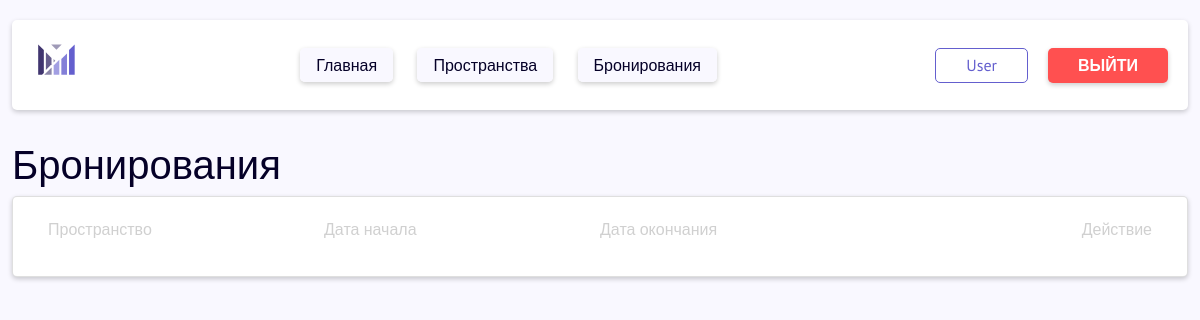
/bookings/ (signed in), run on an earlier commit of the app's database.
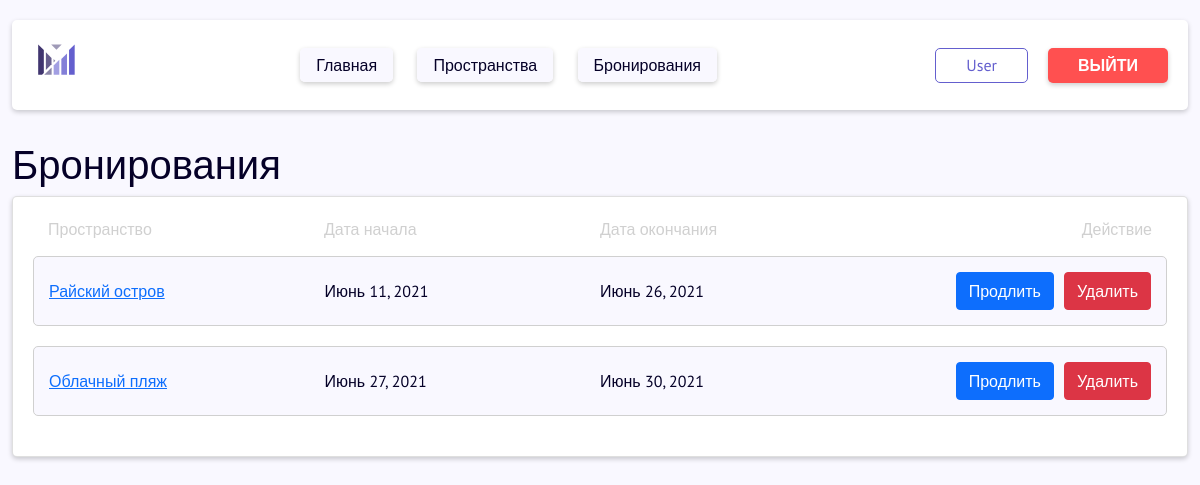
And on a later commit of the database.
### coworking/apps/bookings/models.py (models this page shows, shortened)
class Booking(models.Model):
    start_date = models.DateTimeField('Дата начала брони')
    end_date = models.DateTimeField('Дата окончания брони')
    space = models.ForeignKey('spaces.Space', on_delete=models.CASCADE)
    user = models.ForeignKey(settings.AUTH_USER_MODEL, on_delete=models.CASCADE)
    class Meta:
        verbose_name = 'Бронь'
        verbose_name_plural = 'Бронирования'

### coworking/apps/spaces/models.py (models this page shows)
class Space(models.Model):
    address = models.CharField('Адрес', max_length=60)
    capacity = models.IntegerField('Вместимость')
    name = models.CharField('Название', max_length=30)
    area = models.IntegerField('Площадь')
    daily_cost = models.IntegerField('Цена за день')
    description = models.TextField('Описание')
    photo = models.ImageField(upload_to='coworking/static/img/spaces-images', default='')
    feature = models.ManyToManyField(Feature)
    def __str__(self):
        return self.name
    class Meta:
        verbose_name = 'Пространство'
        verbose_name_plural = 'Пространства'

### coworking/apps/bookings/views.py (the view)
# urls.py: path('', views.index, name='index'),
def index(request):
    bookings = Booking.objects.all().order_by('start_date')
    data = {
        'bookings': bookings,
    }
    return render(request, 'cabinet/bookings.html', data)

### coworking/templates/cabinet/bookings.html (shortened to what this page needs)
{% extends 'layout.html' %}
{% block content %}
  {% include 'header.html' %}
  <main class="main">
    <div class="container-fluid">
      {% if request.user.is_authenticated %}
        <h1 class="text-start">Бронирования</h1>
        <div class="card">
          <div class="bookings-card-head">
            <div class="list__item__field bookings-card__space">
              <span class="bookings-card-head__text">Пространство</span>
            </div>
            <div class="list__item__field bookings-card__start-date">
              <span class="bookings-card-head__text">Дата начала</span>
            </div>
            <div class="list__item__field bookings-card__end-date">
              <span class="bookings-card-head__text">Дата окончания</span>
            </div>
            <div class="list__item__field bookings-card__action">
              <span class="bookings-card-head__text">Действие</span>
            </div>
          </div>
          <ul class="list">
            {% for el in bookings %}
              {% if request.user.id == el.user.id %}
                <li class="list__item">
                  <div class="list__item__field bookings-card__space">
                    <a href="/spaces/{{ el.space.id }}" class="list__item__text">{{ el.space }}</a>
                  </div>
                  <div class="list__item__field bookings-card__start-date">
                    <span class="list__item__text">{{ el.start_date.date }}</span>
                  </div>
                  <div class="list__item__field bookings-card__end-date">
                    <span class="list__item__text">{{ el.end_date.date }}</span>
                  </div>
                  <div class="list__item__field bookings-card__action">
                    <a href="update/{{ el.id }}" class="btn btn-primary">Продлить</a>
                    <a href="delete/{{ el.id }}"
                       class="btn btn-danger bookings-card__action__delete">Удалить</a>
                  </div>
                </li>
              {% endif %}
            {% endfor %}
          </ul>
        </div>
      {% else %}
        <h1>You are not authorized</h1>
        <a href="/accounts/login" class="btn btn-primary">Войти</a>
        <a href="{% url 'register' %}" class="btn btn-success">Регистрация</a>
      {% endif %}
    </div>
  </main>
{% endblock %}

What changed in the data, as far as the page shows it:
added Booking: space "Райский остров", start_date "Июнь 11, 2021", end_date "Июнь 26, 2021"
added Booking: space "Облачный пляж", start_date "Июнь 27, 2021", end_date "Июнь 30, 2021"
